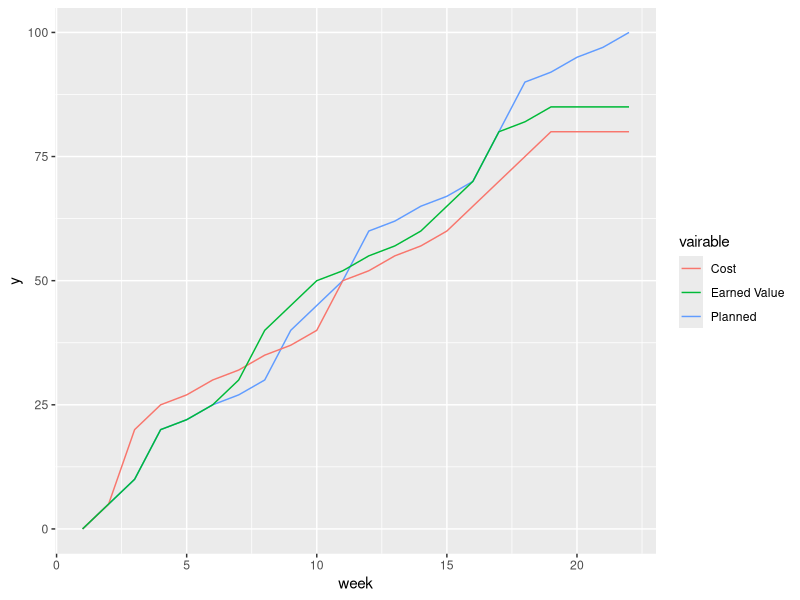
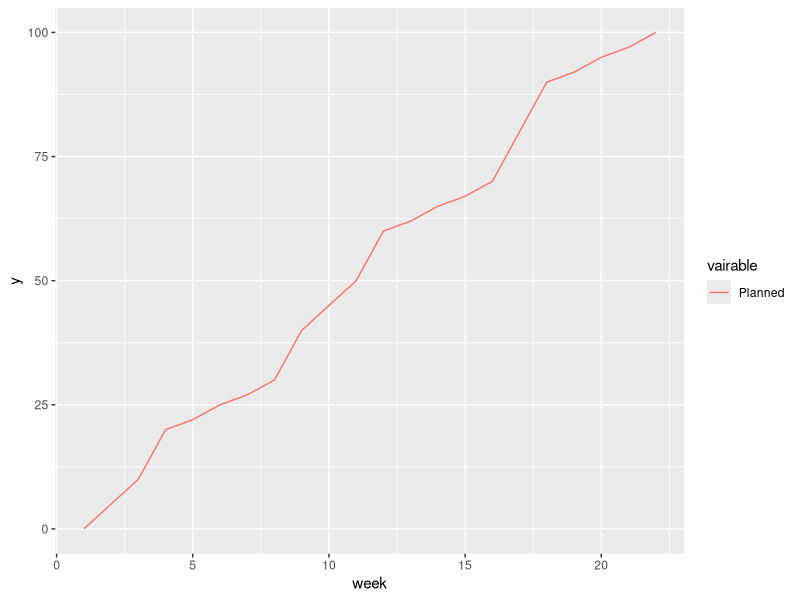
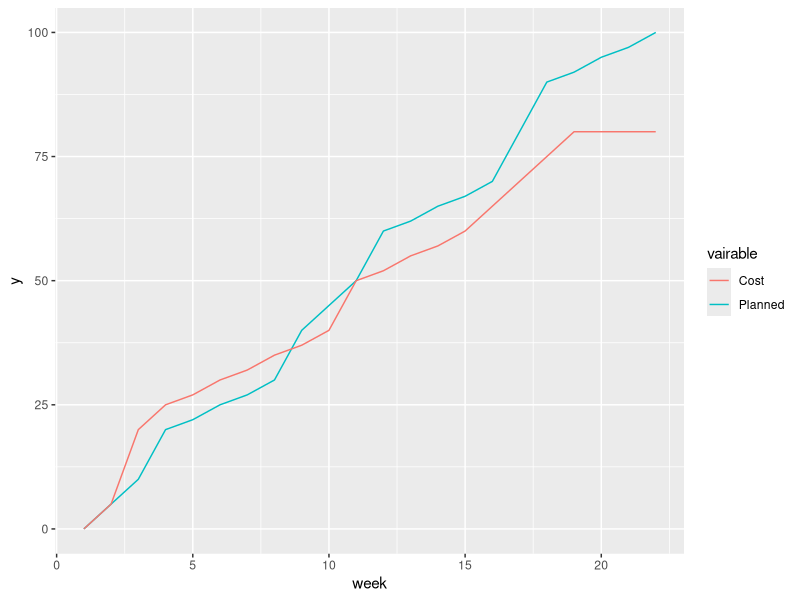
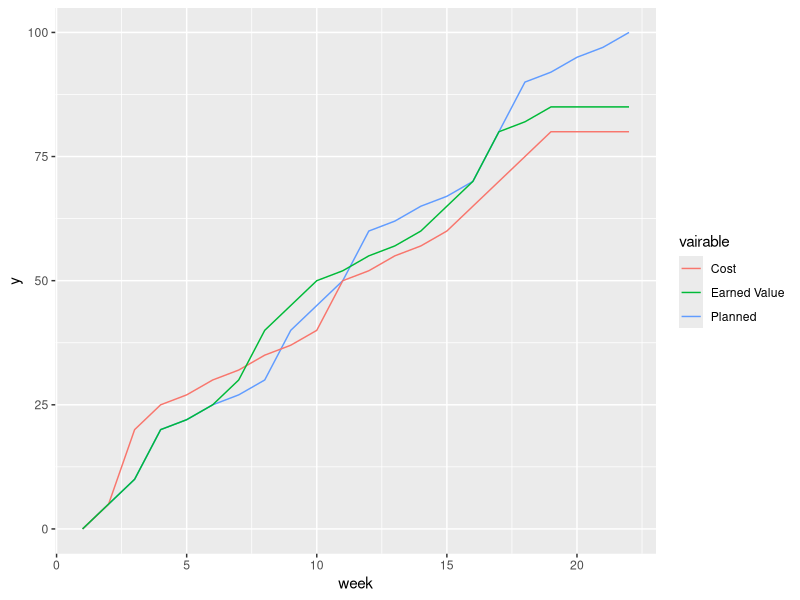
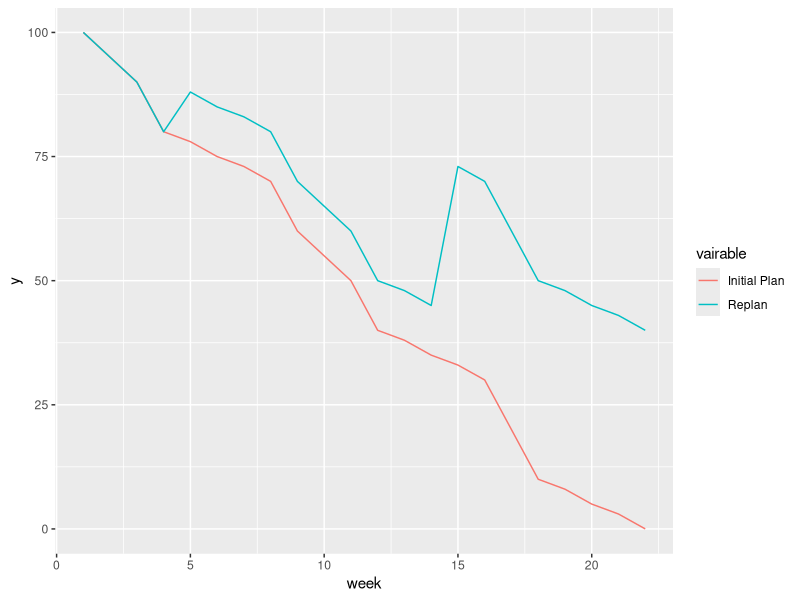

These figures' R source, in order:
library(ggplot2)

# Some random data
week   <-c(1:22)
planned<-c(0,5,10,20,22,25,27,30,40,45,50,60,62,65,67,70,80,90,92,95,97,100)
  cost<- c(0,5,20,25,27,30,32,35,37,40,50,52,55,57,60,65,70,75,80,80,80,80)
  value<-c(0,5,10,20,22,25,30,40,45,50,52,55,57,60,65,70,80,82,85,85,85,85)

# EVGRaph
df<-data.frame(week,planned,cost,value)

p<-ggplot(df, aes(x=week,y="Progress",color=vairable))
p<-p+geom_line(aes(y=planned,col="Planned"))
pdf(file="FEV_Planned.pdf", width=10, height=6)
p
dev.off()
p<-p+geom_line(aes(y=cost,col="Cost"))
pdf(file="FEV_Cost.pdf", width=10, height=6)
p
dev.off()
p<-p+geom_line(aes(y=value,col="Earned Value"))
pdf(file="FEV_Earned.pdf", width=10, height=6)
p
dev.off()
p


# Burndown, with replanning
bdplanned = 100-planned
replan=bdplanned
replan[5:22]=replan[5:22]+10
replan[15:22]=replan[15:22]+30


bd<-data.frame(week,bdplanned,replan)
p<-ggplot(df, aes(x=week,y="#Story Points still to Complete",color=vairable))
p<-p+geom_line(aes(y=bdplanned,col="Initial Plan"))
p<-p+geom_line(aes(y=replan,col="Replan"))
png(file="FBurndown_Replan.png", width = 600, height=360)
p
dev.off()
